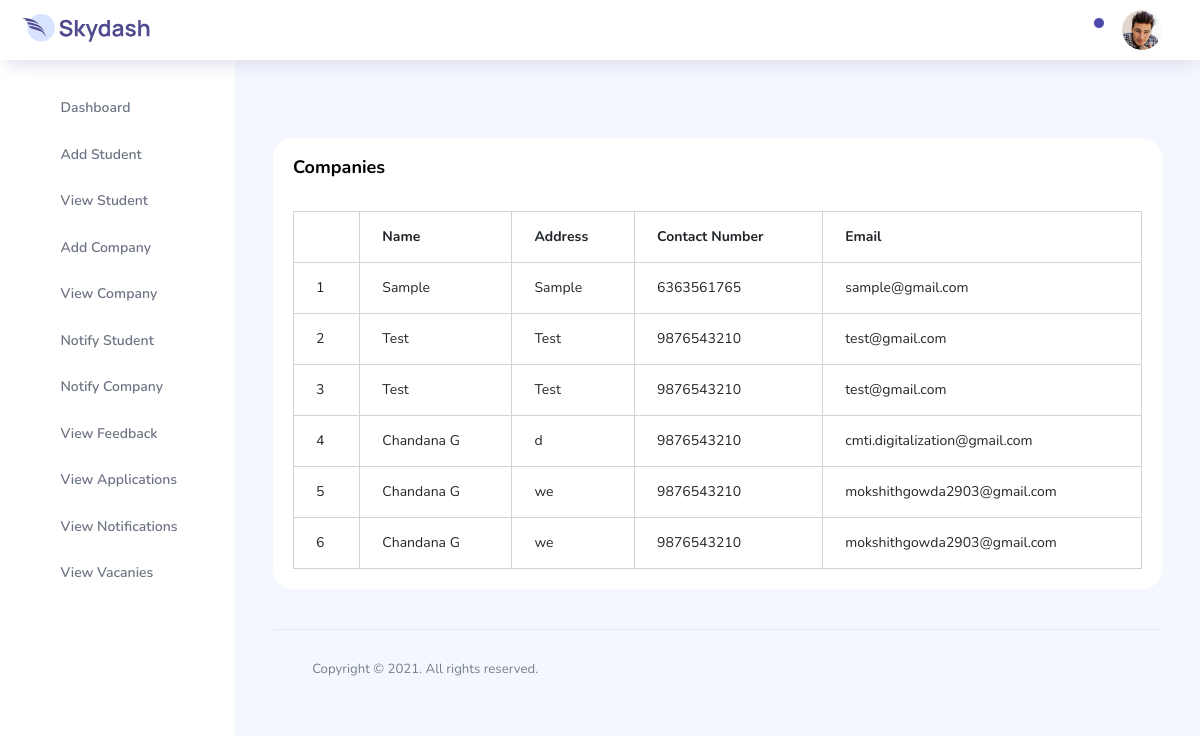
The page /admin/view-companies.php (signed in) on the database its author committed.
### tables this page shows
CREATE TABLE IF NOT EXISTS `company` (
  `company_id` int NOT NULL AUTO_INCREMENT,
  `company_name` varchar(30) NOT NULL,
  `company_address` text NOT NULL,
  `company_contact_no` varchar(12) NOT NULL,
  `company_email` varchar(30) NOT NULL,
  `company_username` varchar(20) NOT NULL,
  `company_password` varchar(20) NOT NULL,
  PRIMARY KEY (`company_id`)
);

### admin/view-companies.php (the view, shortened to what this page needs)
<?php
include './includes/connection.php';
?>
<!DOCTYPE html>
<html lang="en">
<head>
  <link rel="stylesheet" href="vendors/feather/feather.css">
  <link rel="stylesheet" href="vendors/ti-icons/css/themify-icons.css">
  <link rel="stylesheet" href="vendors/css/vendor.bundle.base.css">
  <link rel="stylesheet" href="vendors/datatables.net-bs4/dataTables.bootstrap4.css">
  <link rel="stylesheet" href="vendors/ti-icons/css/themify-icons.css">
  <link rel="stylesheet" type="text/css" href="js/select.dataTables.min.css">
  <link rel="stylesheet" href="css/vertical-layout-light/style.css">
</head>
<body>
  <div class="container-scroller">
    <?php include("./includes/navbar.php"); ?>
    <div class="container-fluid page-body-wrapper">
      <?php include("./includes/sidebar.php"); ?>
      <div class="main-panel">
        <div class="content-wrapper">
          <div class="row">
          </div>
          <div class="row">
          <div class="col-lg-12 grid-margin stretch-card">
            <div class="card">
                <div class="card-body">
                    <h4 class="card-title">Companies</h4>
                    <div class="table-responsive pt-3">
                    <table class="table table-bordered">
                        <thead>
                        <tr>
                            <th></th>
                            <th>Name</th>
                            <th>Address</th>
                            <th>Contact Number</th>
                            <th>Email</th>
                        </tr>
                        </thead>
                        <tbody>
                        <?php
                            $query=mysqli_query($con,"SELECT * from company") or die(mysqli_error($con));
                            if(mysqli_num_rows($query)){
                                $i=1;
                                while($row=mysqli_fetch_array($query)){
                        ?>
                        <tr>
                            <td><?php echo $i; ?></td>
                            <td><?php echo $row['company_name']; ?></td>
                            <td><?php echo $row['company_address']; ?></td>
                            <td><?php echo $row['company_contact_no']; ?></td>
                            <td><?php echo $row['company_email']; ?></td>
                        </tr>
                        <?php
                                $i++;
                                }
                            }
                        ?>
                        </tbody>
                    </table>
                    </div>
                </div>
            </div>
          </div>
        </div>
        <?php include("./includes/footer.php"); ?>
      </div>
    </div>
  </div>
</body>
</html>

### rows shown on the page
company: company_name "Sample", company_address "Sample", company_contact_no "6363561765", company_email "sample@gmail.com"
company: company_name "Test", company_address "Test", company_contact_no "9876543210", company_email "test@gmail.com"
company: company_name "Test", company_address "Test", company_contact_no "9876543210", company_email "test@gmail.com"
company: company_name "Chandana G", company_address "d", company_contact_no "9876543210", company_email "cmti.digitalization@gmail.com"
company: company_name "Chandana G", company_address "we", company_contact_no "9876543210", company_email "mokshithgowda2903@gmail.com"
company: company_name "Chandana G", company_address "we", company_contact_no "9876543210", company_email "mokshithgowda2903@gmail.com"
